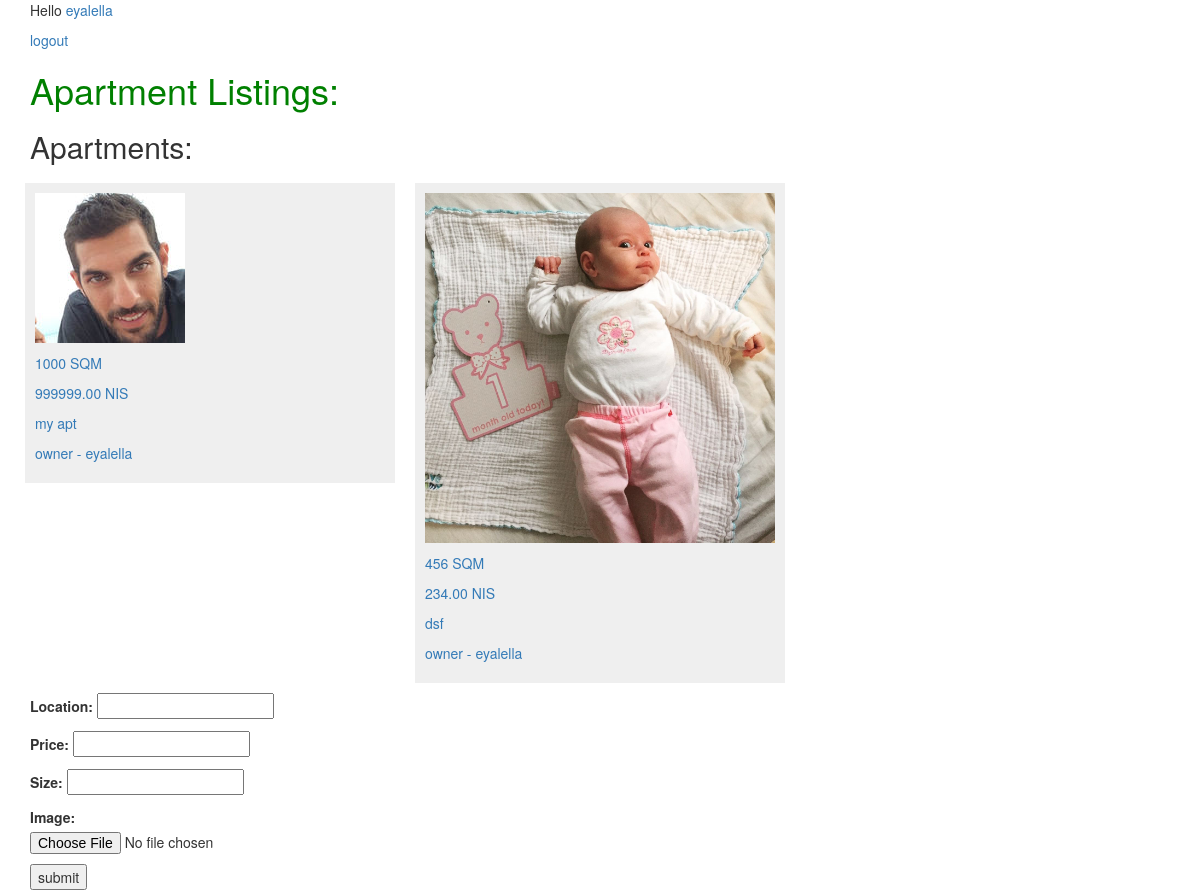
The app's page / (signed in) with its own data.
### first_app/models.py (models this page shows, shortened)
class Apartment(models.Model):
  user = models.ForeignKey(User)
  size = models.IntegerField()
  price = models.DecimalField(max_digits=10, decimal_places=2)
  location = models.CharField(max_length=100)
  image = models.ImageField(default='default.jpg')

### first_app/views.py (the view)
# urls.py: url(r'^$', views.index, name='index'),
def index(request):
	apartments = Apartment.objects.all()
	form = AptForm()
	return render(request, 'index.html', {
		'apartments': apartments,
		'form': form
	})

### first_app/forms.py
class AptForm(forms.ModelForm):
	class Meta:
		model = Apartment
		fields = ['location', 'price', 'size', 'image']

### first_app/templates/index.html (shortened to what this page needs)
{% extends 'base.html' %}
{% load staticfiles %}
{% block content %}
<h2>Apartments:</h2>
<div class="row">
  {% for apt in apartments %}
  <a href="/{{apt.id}}/">
    <div class="col col-xs-4">
      <div class="content">
        <img src="media/{{apt.image}}" alt="apartment image" />
        <p>{{apt.size}} SQM</p>
        <p>{{apt.price}} NIS</p>
        <p>{{apt.location}}</p>
        <p>owner - <a href="/user/{{apt.user}}">{{apt.user}}</a></p>
      </div>
    </div>
  </a>
  {% endfor %}
</div>
{% if user.is_authenticated %}
<form enctype="multipart/form-data" action="post_apt/" method="post">
  {{form.as_p}}
  <input type="submit" name="submit" value="submit">
</form>
{% endif %}
{% endblock %}

### first_app/templates/base.html (shortened to what this page needs)
{% load staticfiles %}
<!doctype html>
<html class="no-js" lang="">
<head>
    <link rel="stylesheet" href="{% static 'bootstrap.min.css' %}" media="screen" title="no title">
    <link rel="stylesheet" href="{% static 'style.css' %}" media="screen" title="no title">
</head>
<body>
<div class="container">
    {% if user.is_authenticated %}
        <p>Hello <a href="{% url 'user' user %}">{{user}}</a></p>
        <a href="/logout/">logout</a>
    {% else %}
        <p>Hello anonymous</p>
        <a href="/login/">login</a>
    {% endif %}
    <h1>Apartment Listings:</h1>
    {% block content %}
    {% endblock %}
</div>
</body>
</html>

### first_app/static/style.css (style rules this page uses)
h1 { color: green; }
img { max-width: 100%; margin-bottom: 10px; }
.col { padding: 10px; }
.content { padding: 10px; background: #efefef; }

### records on screen
Apartment: image (picture), size "1000", price "999999.00", location "my apt", user "eyalella"
Apartment: image (placeholder picture), size "456", price "234.00", location "dsf", user "eyalella"

### other values on screen
{{ user }} "eyalella"
